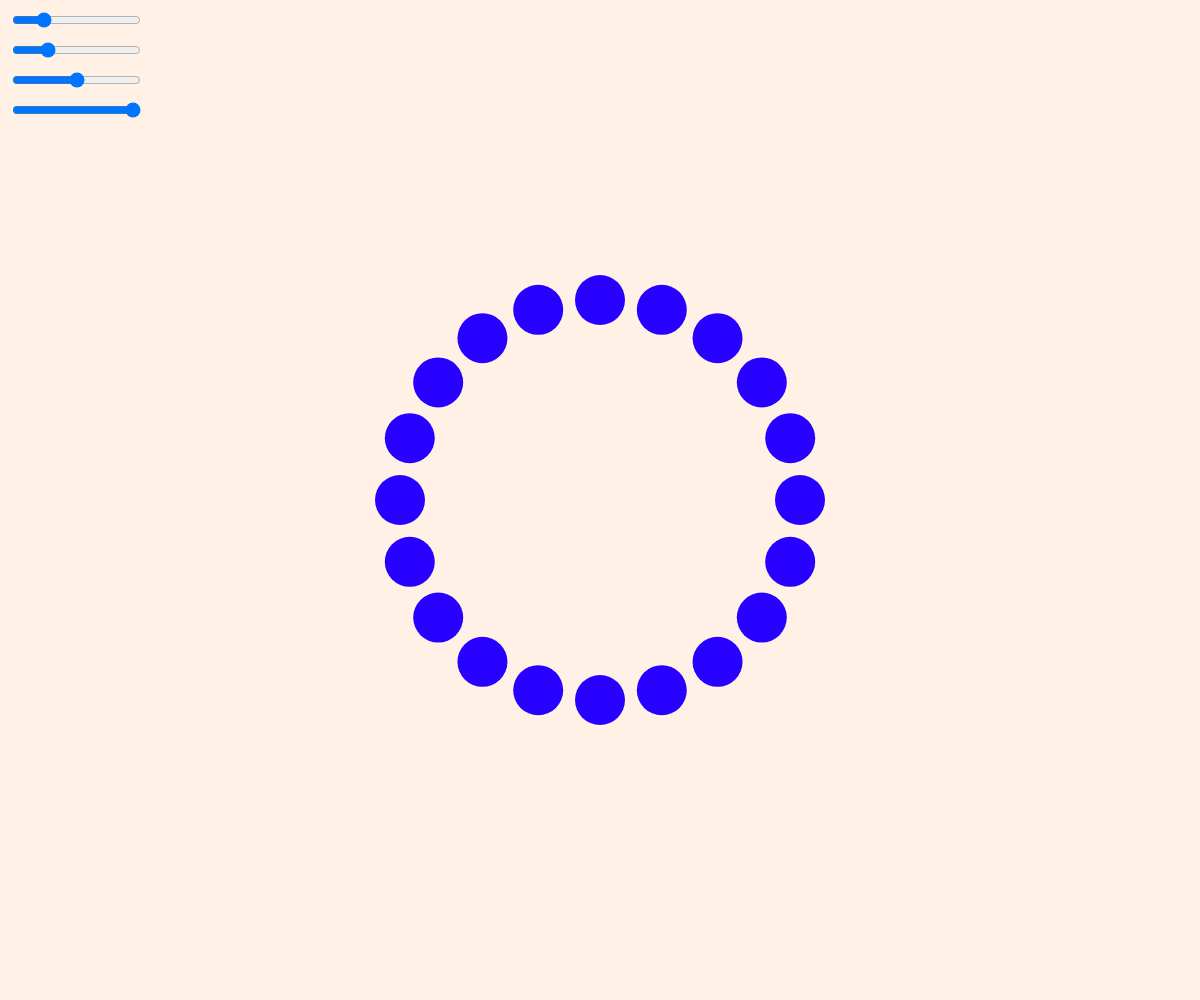
Frame 1 (no input)
Frame 60 (no input): identical to frame 1, image omitted
Frame 120 (the mouse pressed at the canvas centre since frame 60): identical to frame 1, image omitted

The p5.js sketch that drew this single still picture (run headless with seeded random() and noise() and a simulated clock; from frame 60 on, the mouse is pressed at the canvas centre):

// p5.js sketch
// ── sketch.js
let sizeSlider, positionSlider, colorSlider, opacitySlider;

function setup() {
  createCanvas(windowWidth, windowHeight);
  colorMode(HSB, 260, 100, 100, 100); // Farben im HSB-Modus

  // Slider
  sizeSlider = createSlider(10, 200, 50);
  sizeSlider.position(10, 10);
  positionSlider = createSlider(0, width / 1.5, width / 6);
  positionSlider.position(10, 40);
  colorSlider = createSlider(0, 360, 180);
  colorSlider.position(10, 70);
  opacitySlider = createSlider(0, 100, 100);
  opacitySlider.position(10, 100);
}

function draw() {
  background(20, 10, 100);
  drawCircle(); // Zeichenfunktion für Kreis
}

// Kreiszeichnung entsprechend den Sliderwerten
function drawCircle() {
  let numShapes = 20;
  let radius = positionSlider.value();
  
  for (let i = 0; i < numShapes; i++) {
    let angle = TWO_PI / numShapes * i;
    let x = width / 2 + radius * cos(angle);
    let y = height / 2 + radius * sin(angle);
    fill(colorSlider.value(), 100, 100, opacitySlider.value());
    noStroke();
    ellipse(x, y, sizeSlider.value(), sizeSlider.value());
  }
}
